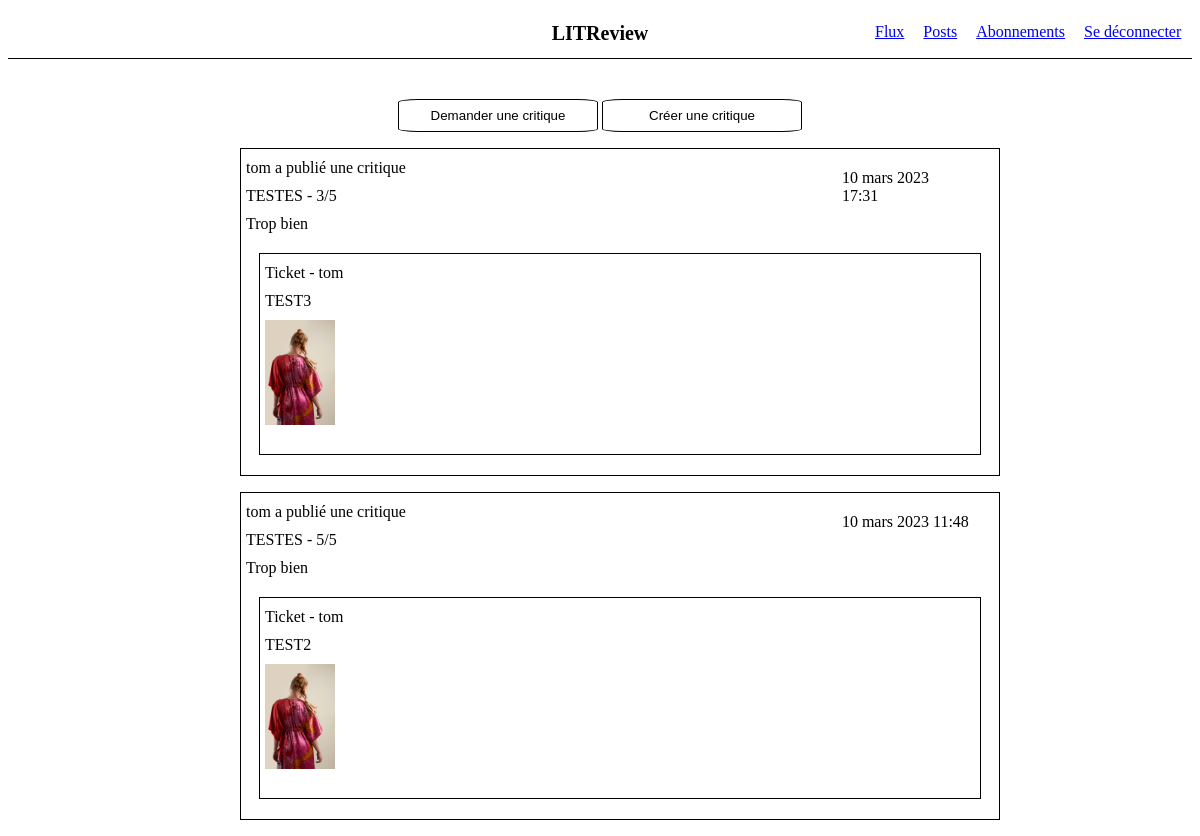
/accueil/ (signed in), run on the app's committed database.
### flow/models.py (models this page shows, shortened)
class DemanderCritiqueMod(models.Model):
    titre = models.CharField(max_length=128)
    description = models.CharField(max_length=2048, blank= True)
    img_livre = models.ImageField(upload_to="images/")
    reponse_critique = models.ForeignKey(CreerCritiqueMod, null = True,  on_delete = models.SET_NULL)
    createur = models.ForeignKey(settings.AUTH_USER_MODEL, on_delete=models.CASCADE)
    date_creation = models.DateTimeField(auto_now_add=True)

class CreerCritiqueMod(models.Model):
    class Note(models.TextChoices):
        UN = "1"
        DEUX = "2"
        TROIS = "3"
        QUATRE = "4"
        CINQ = "5"
    titre = models.CharField(max_length=128)
    note = models.CharField(choices = [(tag, tag.value) for tag in Note],  max_length=3)
    commentaire = models.CharField(max_length=8192, blank=True)
    createur = models.ForeignKey(settings.AUTH_USER_MODEL, on_delete=models.CASCADE)
    date_creation = models.DateTimeField(auto_now_add=True)

### login/models.py (models this page shows)
class User(AbstractUser):
    follows = models.ManyToManyField('self',  symmetrical= False, related_name="follows_list")
    followers = models.ManyToManyField('self',  symmetrical= False, related_name="followers_list")

### flow/views.py (the view)
# urls.py: path('accueil/', flow.views.accueil, name='accueil'),
@login_required
def accueil(request):
     critique_cree = CreerCritiqueMod.objects.all().order_by('-date_creation')
     critique_demandee = DemanderCritiqueMod.objects.all().order_by('-date_creation')
     users_data = User.objects.all()
     user_active = request.user
     liste_follows = []
     liste_critique_demandee_user_active = []
     for user in users_data:
          if user_active.username == user.username:
               user_active_data = user
               break
     for follows in user_active_data.follows.all():
          liste_follows.append(follows)
     for critique in critique_demandee:
          if len(liste_follows) != 0 :
               for follows in liste_follows:
                    if critique.createur.username == follows.username:
                         liste_critique_demandee_user_active.append(critique)
               if critique.createur.username == user_active.username:
                    liste_critique_demandee_user_active.append(critique)
          else:
               if critique.createur.username == user_active.username:
                         liste_critique_demandee_user_active.append(critique)
     numero = ""
     return render(request, 'accueil.html', context={'critique_cree' : critique_cree, 'critique_demandee' : liste_critique_demandee_user_active, 'numero' : numero})

### flow/templates/accueil.html
{% extends 'base_flow.html' %}
{% block content %}
    <div class="main_container">
        <div class="btn-container">
            <a href="{% url 'demander_critique' %}"><button class="btn" type="button">Demander une critique</button></a>
            <a href="{% url 'creer_critique' %}"><button class="btn" type="button">Créer une critique</button></a>
        </div>
        <section>
            {% for critique in critique_demandee %}
            <ul>
                {% if critique.reponse_critique == None %}
                <div class="block_create">
                    <form action="{% url 'creer_critique_rep_demande' %}" method="POST" id="critique_rep_form">
                        {% csrf_token %}
                        <div id="critique_demandee">
                            <div class="first_part_block">
                                <li>{{critique.createur}} a demandé une critique</li>
                                <li>{{critique.titre}} - {{critique.description}}</li>
                                <li><img src="{{critique.img_livre.url}}"></li>
                            </div>
                            <div id="ask_date">
                                <li>{{critique.date_creation}}</li>
                            </div>
                        </div>
                        <button type="submit" class="btn"  id ="btn-answer" name="critique_rep" value= "{{critique.id}} " form="critique_rep_form">Ajouter une critique</button>
                    </form>
                </div>
                    {% else %}
                    <div class="block_create">
                        <div class="block_answer">
                            <div class="first_part_block">
                                <li>{{critique.reponse_critique.createur}} a publié une critique</li>
                                <li>{{critique.reponse_critique.titre}} - {{critique.reponse_critique.note}}/5</li>
                                <li>{{critique.reponse_critique.commentaire}}</li>
                            </div>
                            <div id="answer_date">
                                <li>{{critique.reponse_critique.date_creation}}</li>
                            </div>
                        </div>
                        <div class="ticket-answered">
                            <li>Ticket - {{critique.createur}}</li>
                            <li>{{critique.titre}}</li>
                            <li><img src="{{critique.img_livre.url}}"></li>
                        </div>
                    </div>
                    {% endif %}
            </ul>
            {% endfor %}
        </section>
    </div>
{% endblock content %}

### login/static/flow/styles.css (style rules this page uses)
img { width: 70px; margin-bottom: 10px; }
.btn { background-color: white; border: 1px solid black; border-radius: 10%; padding: 8px; width: 200px; cursor: pointer; }
.main_container { width: 800px; margin: auto; margin-top: 40px; }
.btn-container { text-align: center; }
.block_create { border: 1px solid black; height: 110%; }
.block_create li { list-style: none; margin-top: 10px; margin-left: 5px; }
.block_answer { display: flex; width: 100%; }
.first_part_block { width: 100%; }
#answer_date { position: relative; right: 30px; margin-top : 10px; width: 160px; }
.ticket-answered { width: 95%; height: 200px; border: 1px solid black; margin: auto; margin-top: 20px; margin-bottom: 20px; }

### data on the page
DemanderCritiqueMod: reponse_critique.createur "tom", reponse_critique.titre "TESTES", reponse_critique.note "3", reponse_critique.commentaire "Trop bien", reponse_critique.date_creation "10 mars 2023 17:31", createur "tom", titre "TEST3", img_livre (picture)
DemanderCritiqueMod: reponse_critique.createur "tom", reponse_critique.titre "TESTES", reponse_critique.note "5", reponse_critique.commentaire "Trop bien", reponse_critique.date_creation "10 mars 2023 11:48", createur "tom", titre "TEST2", img_livre (picture)
